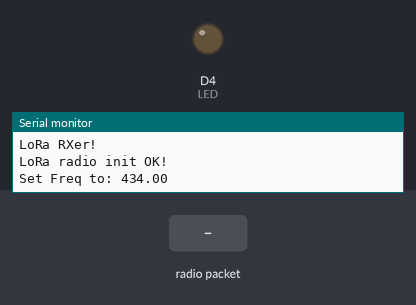
This sketch was run on a simulated ESP8266 (Wemos D1 mini). On the bench: output pins drawn as LEDs (lit = HIGH), the last lines printed to the serial monitor. The test bench sets the inputs (shaded band). No radio packets arrive unless stated; pins used as bus, display or sensor lines are not drawn.

Above: at 1.5 s.
1.6 s: radio packet "T" arrives
At 2.0 s:
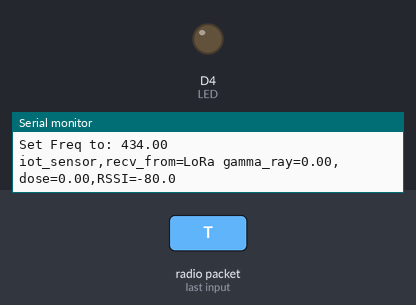
3.1 s: radio packet "5" arrives
At 4.3 s:
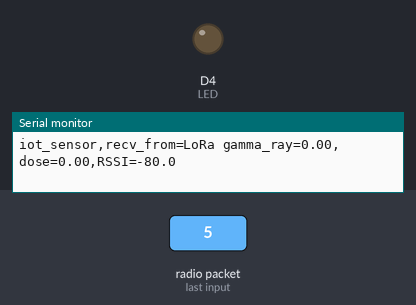
Timing chart, 0 to 6.1 s (numbered marks = the images above; inputs shaded):
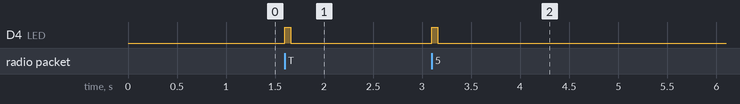

The sketch:

LoRa_RX.ino
```cpp
// Feather9x_RX
// -*- mode: C++ -*-
// Example sketch showing how to create a simple messaging client (receiver)
// with the RH_RF95 class. RH_RF95 class does not provide for addressing or
// reliability, so you should only use RH_RF95 if you do not need the higher
// level messaging abilities.
// It is designed to work with the other example Feather9x_TX

#include <SPI.h>
#include <RH_RF95.h>
#include <ESP8266WiFi.h>

// Wemos D1 Mini ...
#define RFM95_CS      D1
#define RFM95_IRQ     D2
#define RFM95_RST     D3
//
// This is teh receiver, so it receives from anyone, others send to this address.
#define MY_ADDRESS     1

// Change to 434.0 or other frequency, must match RX's freq!
#define RF95_FREQ 434.0

// Singleton instance of the radio driver
RH_RF95 rf95(RFM95_CS, RFM95_IRQ);

// Blinky on receipt
#define LED LED_BUILTIN

void setup()
{
  // Why use 9600 when 115200 is faster?
  Serial.begin(115200);
  while (!Serial); {
    delay(1);
  }
  delay(100);
  // we're not using the Wemos WiFi.
  WiFi.mode(WIFI_OFF);

  Serial.println("LoRa RXer!");

  pinMode(LED, OUTPUT);
  pinMode(RFM95_RST, OUTPUT);
  digitalWrite(RFM95_RST, HIGH);

  // manual reset
  digitalWrite(RFM95_RST, LOW);
  delay(100);
  digitalWrite(RFM95_RST, HIGH);
  delay(100);

  while (!rf95.init()) {
    Serial.println("LoRa radio init failed");
    while (1);
  }
  Serial.println("LoRa radio init OK!");

  // Defaults after init are 434.0MHz, modulation GFSK_Rb250Fd250, +13dbM
  if (!rf95.setFrequency(RF95_FREQ)) {
    Serial.println("setFrequency failed");
    while (1);
  }
  Serial.print("Set Freq to: "); Serial.println(RF95_FREQ);

  // The default transmitter power is 13dBm, using PA_BOOST.
  // If you are using RFM95/96/97/98 modules which uses the PA_BOOST transmitter pin, then
  // you can set transmitter powers from 5 to 23 dBm:
  rf95.setTxPower(23, false);
}

void loop()
{
  if (rf95.available())
  {
    // Should be a message for us now
    uint8_t buf[RH_RF95_MAX_MESSAGE_LEN];
    uint8_t len = sizeof(buf);

    String msgBuff = "iot_sensor,recv_from=LoRa ";
    if (rf95.recv(buf, &len)) {
      digitalWrite(LED, HIGH);
      char *p = (char *)buf;
      char *str;
      char* strAr[3];
      int x = 0;
      // incoming message format: T|R,reading1,reading2
      while ((str = strtok_r(p, ",", &p)) != NULL) {// delimiter is the comma
        strAr[x++] = str;
      }

      String mType = String(strAr[0]);
      double reading1 = String(strAr[1]).toFloat();
      double reading2 = String(strAr[2]).toFloat();

      if (mType == "T") {
        msgBuff += "AmbTempC=";
        msgBuff += String(reading1);
        msgBuff += ",ObjTempC=";
        msgBuff += String(reading2);
        msgBuff += ",AmbTempF=";
        msgBuff += String((reading1 * 1.8) + 32);
        msgBuff += ",ObjTempF=";
        msgBuff += String((reading2 * 1.8) + 32);
      } else {
        msgBuff += "gamma_ray=";
        msgBuff += String(reading1);
        msgBuff += ",dose=";
        msgBuff += String(reading2);
      }
      msgBuff += ",RSSI=";
      msgBuff += String(rf95.lastRssi());
      msgBuff += ".0";
      Serial.println(msgBuff);
      // Send a simple reply
      uint8_t data[] = "Roger that!";
      rf95.send(data, sizeof(data));
      rf95.waitPacketSent();
      digitalWrite(LED, LOW);
    }
    else
    {
      Serial.println("Receive failed");
    }
  }
}
```

Measured:
- after the input at 1.6 s, D4 (LED): LOW → HIGH at once, → LOW 0.06 s later
- after the input at 3.1 s, D4 (LED): LOW → HIGH at once, → LOW 0.06 s later
